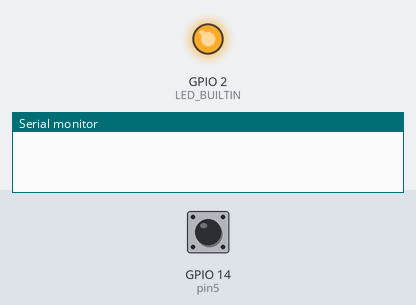
Bench run of a sketch on a simulated ESP8266 (NodeMCU). On the bench: output pins drawn as LEDs (lit = HIGH, except the on-board LED, lit = LOW), the last lines printed to the serial monitor. The test bench sets the inputs (shaded band); at power-on: GPIO 14 (pin5) HIGH.

Above: at 1.2 s.
1.3 s: GPIO 14 (pin5) pulled LOW for 0.15 s
At 1.37 s:
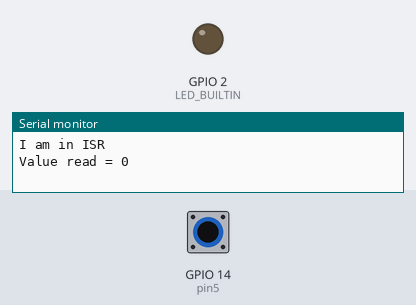
2.9 s: GPIO 14 (pin5) pulled LOW for 3.2 s
At 7.3 s:
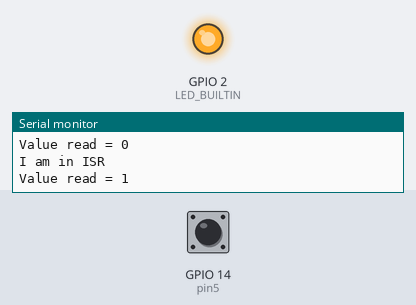
Timing chart, 0 to 8.8 s (numbered marks = the images above; inputs shaded):
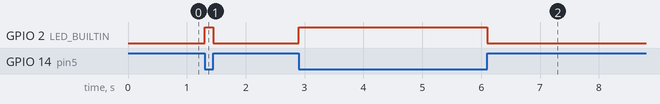

Measured:
- after the input at 1.3 s, GPIO 2 (LED_BUILTIN): LOW → HIGH at once, → LOW 0.15 s later
- after the input at 2.9 s, GPIO 2 (LED_BUILTIN): LOW → HIGH at once, → LOW 3.2 s later

The sketch:

nodemcu_intrrupt.ino
```cpp
/* This code is for executing the interrupt in ESP8266.
*  The main purpose is to solve the ISR not in RAM isssue.
*
* ISR Function : The interrupt pin [GPIO5 ] once changes state from HIGH to LOW
* ISR reads the value on GPIO4 and changes the state of the BUILTIN led based on the value read
*/


const byte pin5 = 14;
const byte pin4 = 4;


void ICACHE_RAM_ATTR ISRoutine ();

void setup () {
 Serial.begin(115200);
 pinMode(pin5,INPUT_PULLUP);
 pinMode(LED_BUILTIN,OUTPUT);
 attachInterrupt(digitalPinToInterrupt(pin5),ISRoutine,CHANGE);
 pinMode(pin4,INPUT);
}

void loop () {

 // Repeatative code here

}

void ISRoutine () {
   int value;
   Serial.println("I am in ISR");
   value = digitalRead(pin5);
   Serial.print("Value read = ");
   Serial.println(value);
   digitalWrite(LED_BUILTIN,!value);
}
```
